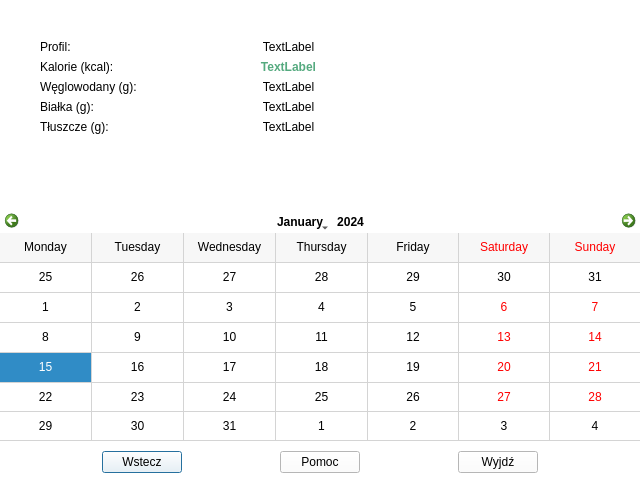
<?xml version="1.0" encoding="UTF-8"?>
<ui version="4.0">
 <class>app</class>
 <widget class="QDialog" name="app">
  <property name="geometry">
   <rect>
    <x>0</x>
    <y>0</y>
    <width>640</width>
    <height>480</height>
   </rect>
  </property>
  <property name="minimumSize">
   <size>
    <width>640</width>
    <height>480</height>
   </size>
  </property>
  <property name="maximumSize">
   <size>
    <width>640</width>
    <height>480</height>
   </size>
  </property>
  <property name="windowTitle">
   <string>Wybierz dzień</string>
  </property>
  <property name="styleSheet">
   <string notr="true">background-color:white;</string>
  </property>
  <widget class="QCalendarWidget" name="calendarWidget">
   <property name="geometry">
    <rect>
     <x>0</x>
     <y>210</y>
     <width>641</width>
     <height>231</height>
    </rect>
   </property>
   <property name="contextMenuPolicy">
    <enum>Qt::NoContextMenu</enum>
   </property>
   <property name="styleSheet">
    <string notr="true">color:black;
font: 9pt &quot;MS Reference Sans Serif&quot;;

</string>
   </property>
   <property name="minimumDate">
    <date>
     <year>1900</year>
     <month>9</month>
     <day>14</day>
    </date>
   </property>
   <property name="maximumDate">
    <date>
     <year>3000</year>
     <month>12</month>
     <day>31</day>
    </date>
   </property>
   <property name="gridVisible">
    <bool>true</bool>
   </property>
   <property name="selectionMode">
    <enum>QCalendarWidget::SingleSelection</enum>
   </property>
   <property name="horizontalHeaderFormat">
    <enum>QCalendarWidget::LongDayNames</enum>
   </property>
   <property name="verticalHeaderFormat">
    <enum>QCalendarWidget::NoVerticalHeader</enum>
   </property>
   <property name="navigationBarVisible">
    <bool>true</bool>
   </property>
   <property name="dateEditEnabled">
    <bool>true</bool>
   </property>
  </widget>
  <widget class="QWidget" name="layoutWidget">
   <property name="geometry">
    <rect>
     <x>40</x>
     <y>40</y>
     <width>331</width>
     <height>145</height>
    </rect>
   </property>
   <layout class="QFormLayout" name="formLayout">
    <item row="0" column="0">
     <widget class="QLabel" name="nameLabel">
      <property name="minimumSize">
       <size>
        <width>160</width>
        <height>0</height>
       </size>
      </property>
      <property name="maximumSize">
       <size>
        <width>160</width>
        <height>16777215</height>
       </size>
      </property>
      <property name="styleSheet">
       <string notr="true">font: 12pt &quot;MS Reference Sans Serif&quot;;</string>
      </property>
      <property name="text">
       <string>Profil:</string>
      </property>
     </widget>
    </item>
    <item row="0" column="1">
     <widget class="QLabel" name="profileNameLabel">
      <property name="styleSheet">
       <string notr="true">font: 75 italic 10pt &quot;Comic Sans MS&quot;;
color:black;
</string>
      </property>
      <property name="text">
       <string>&lt;html&gt;&lt;head/&gt;&lt;body&gt;&lt;p align=&quot;center&quot;&gt;TextLabel&lt;/p&gt;&lt;/body&gt;&lt;/html&gt;</string>
      </property>
     </widget>
    </item>
    <item row="1" column="0">
     <widget class="QLabel" name="kcalLabel">
      <property name="minimumSize">
       <size>
        <width>160</width>
        <height>0</height>
       </size>
      </property>
      <property name="maximumSize">
       <size>
        <width>160</width>
        <height>16777215</height>
       </size>
      </property>
      <property name="styleSheet">
       <string notr="true">font: 12pt &quot;MS Reference Sans Serif&quot;;</string>
      </property>
      <property name="text">
       <string>Kalorie (kcal):</string>
      </property>
     </widget>
    </item>
    <item row="1" column="1">
     <widget class="QLabel" name="profileCalorieLabel">
      <property name="styleSheet">
       <string notr="true">font: 75 italic 10pt &quot;Comic Sans MS&quot;;
color:rgb(85, 170, 127)
</string>
      </property>
      <property name="text">
       <string>&lt;html&gt;&lt;head/&gt;&lt;body&gt;&lt;p align=&quot;center&quot;&gt;&lt;span style=&quot; font-weight:600;&quot;&gt;TextLabel&lt;/span&gt;&lt;/p&gt;&lt;/body&gt;&lt;/html&gt;</string>
      </property>
     </widget>
    </item>
    <item row="2" column="0">
     <widget class="QLabel" name="carbLabel">
      <property name="minimumSize">
       <size>
        <width>160</width>
        <height>0</height>
       </size>
      </property>
      <property name="maximumSize">
       <size>
        <width>160</width>
        <height>16777215</height>
       </size>
      </property>
      <property name="styleSheet">
       <string notr="true">font: 12pt &quot;MS Reference Sans Serif&quot;;</string>
      </property>
      <property name="text">
       <string>Węglowodany (g):</string>
      </property>
     </widget>
    </item>
    <item row="3" column="0">
     <widget class="QLabel" name="proteinLabel">
      <property name="minimumSize">
       <size>
        <width>160</width>
        <height>0</height>
       </size>
      </property>
      <property name="maximumSize">
       <size>
        <width>160</width>
        <height>16777215</height>
       </size>
      </property>
      <property name="styleSheet">
       <string notr="true">font: 12pt &quot;MS Reference Sans Serif&quot;;</string>
      </property>
      <property name="text">
       <string>Białka (g):</string>
      </property>
     </widget>
    </item>
    <item row="3" column="1">
     <widget class="QLabel" name="profileProteinLabel">
      <property name="styleSheet">
       <string notr="true">font: 75 italic 10pt &quot;Comic Sans MS&quot;;
color:black;</string>
      </property>
      <property name="text">
       <string>&lt;html&gt;&lt;head/&gt;&lt;body&gt;&lt;p align=&quot;center&quot;&gt;TextLabel&lt;/p&gt;&lt;/body&gt;&lt;/html&gt;</string>
      </property>
     </widget>
    </item>
    <item row="4" column="0">
     <widget class="QLabel" name="fatLabel">
      <property name="minimumSize">
       <size>
        <width>160</width>
        <height>0</height>
       </size>
      </property>
      <property name="maximumSize">
       <size>
        <width>160</width>
        <height>16777215</height>
       </size>
      </property>
      <property name="styleSheet">
       <string notr="true">font: 12pt &quot;MS Reference Sans Serif&quot;;</string>
      </property>
      <property name="text">
       <string>Tłuszcze (g):</string>
      </property>
     </widget>
    </item>
    <item row="4" column="1">
     <widget class="QLabel" name="profileFatLabel">
      <property name="styleSheet">
       <string notr="true">font: 75 italic 10pt &quot;Comic Sans MS&quot;;
color:black;</string>
      </property>
      <property name="text">
       <string>&lt;html&gt;&lt;head/&gt;&lt;body&gt;&lt;p align=&quot;center&quot;&gt;TextLabel&lt;/p&gt;&lt;/body&gt;&lt;/html&gt;</string>
      </property>
     </widget>
    </item>
    <item row="2" column="1">
     <widget class="QLabel" name="profileCarbLabel">
      <property name="styleSheet">
       <string notr="true">font: 75 italic 10pt &quot;Comic Sans MS&quot;;
color:black;</string>
      </property>
      <property name="text">
       <string>&lt;html&gt;&lt;head/&gt;&lt;body&gt;&lt;p align=&quot;center&quot;&gt;TextLabel&lt;/p&gt;&lt;/body&gt;&lt;/html&gt;</string>
      </property>
     </widget>
    </item>
   </layout>
  </widget>
  <widget class="QLabel" name="Logo">
   <property name="geometry">
    <rect>
     <x>410</x>
     <y>-10</y>
     <width>200</width>
     <height>200</height>
    </rect>
   </property>
   <property name="minimumSize">
    <size>
     <width>200</width>
     <height>200</height>
    </size>
   </property>
   <property name="maximumSize">
    <size>
     <width>200</width>
     <height>200</height>
    </size>
   </property>
   <property name="styleSheet">
    <string notr="true">image: url(:Images/Logo.png);</string>
   </property>
   <property name="frameShape">
    <enum>QFrame::NoFrame</enum>
   </property>
   <property name="midLineWidth">
    <number>0</number>
   </property>
   <property name="text">
    <string/>
   </property>
   <property name="pixmap">
    <pixmap>:/images/Logo.png</pixmap>
   </property>
  </widget>
  <widget class="QWidget" name="layoutWidget">
   <property name="geometry">
    <rect>
     <x>10</x>
     <y>450</y>
     <width>621</width>
     <height>25</height>
    </rect>
   </property>
   <layout class="QHBoxLayout" name="horizontalLayout">
    <item>
     <widget class="QPushButton" name="backButton">
      <property name="maximumSize">
       <size>
        <width>80</width>
        <height>16777215</height>
       </size>
      </property>
      <property name="text">
       <string>Wstecz</string>
      </property>
     </widget>
    </item>
    <item>
     <widget class="QPushButton" name="helpButton">
      <property name="maximumSize">
       <size>
        <width>80</width>
        <height>16777215</height>
       </size>
      </property>
      <property name="text">
       <string>Pomoc</string>
      </property>
     </widget>
    </item>
    <item>
     <widget class="QPushButton" name="exitButton">
      <property name="maximumSize">
       <size>
        <width>80</width>
        <height>16777215</height>
       </size>
      </property>
      <property name="text">
       <string>Wyjdź</string>
      </property>
     </widget>
    </item>
   </layout>
  </widget>
 </widget>
 <resources/>
 <connections/>
</ui>
